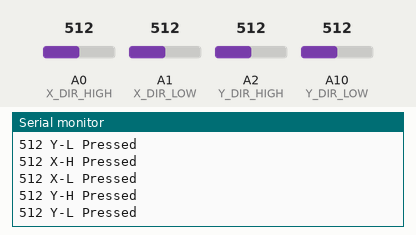
A sketch run on a simulated Arduino Mega 2560, built with avr-gcc and run on an emulated ATmega2560. On the bench: the last lines printed to the serial monitor. The test bench sets the inputs (shaded band); at power-on: A0 (X_DIR_HIGH) = 512, A1 (X_DIR_LOW) = 512, A2 (Y_DIR_HIGH) = 512, A10 (Y_DIR_LOW) = 512.

Above: at 1.3 s.
1.4 s: A0 (X_DIR_HIGH) set to 716
2.9 s: A1 (X_DIR_LOW) set to 716
At 3.36 s:
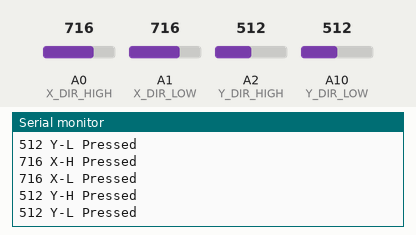
4.4 s: A2 (Y_DIR_HIGH) set to 716
At 4.87 s:
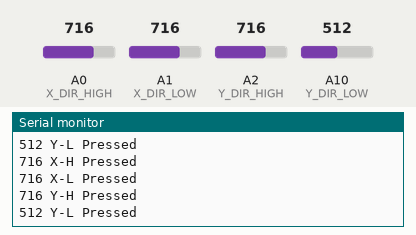
5.9 s: A10 (Y_DIR_LOW) set to 716
At 6.38 s:
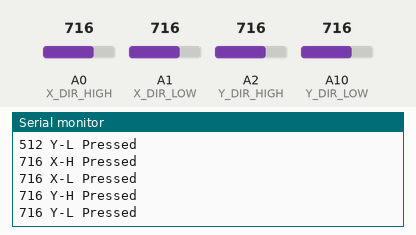
7.4 s: A0 (X_DIR_HIGH) set to 992
8.9 s: A1 (X_DIR_LOW) set to 992
At 9.4 s:
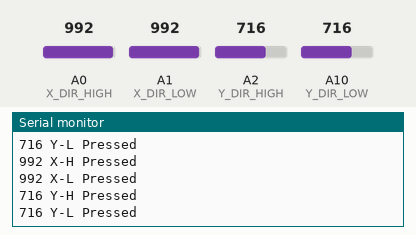
Timing chart, 0 to 11.4 s (numbered marks = the images above; inputs shaded):
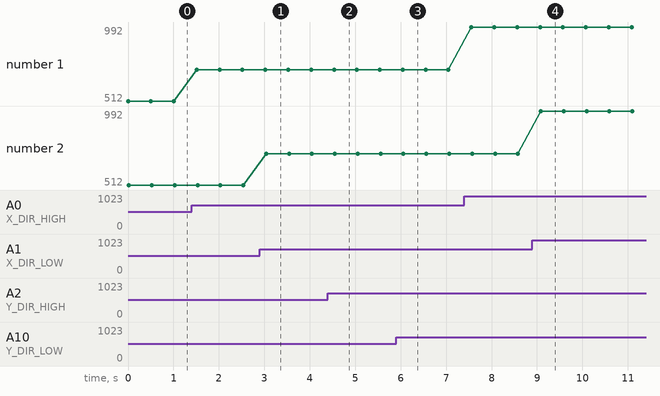

Measured:
- after the input at 2.9 s, the serial monitor: prints a new line after 0.14 s (image 1)
- after the input at 4.4 s, the serial monitor: prints a new line after 0.17 s (image 2)
- after the input at 5.9 s, the serial monitor: prints a new line after 0.20 s (image 3)
- after the input at 8.9 s, the serial monitor: prints a new line after 0.19 s (image 4)
- plotted number 1: 512 → 716 after the input at 1.4 s, 716 → 992 after the input at 7.4 s

The sketch:

LipSyncDebug.ino
```cpp
/*
 * LipSync Direction Button Test Program
 * Siyan Zhang
 */

#define X_DIR_HIGH A0                             // X Direction High (Cartesian positive x : right) - analog input pin A0
#define X_DIR_LOW A1                              // X Direction Low (Cartesian negative x : left) - digital output pin A1
#define Y_DIR_HIGH A2                             // Y Direction High (Cartesian positive y : up) - analog input pin A2
#define Y_DIR_LOW A10                             // Y Direction Low (Cartesian negative y : down) - analog input pin A10

int xh, yh, xl, yl;                               // xh: x-high, yh: y-high, xl: x-low, yl: y-low

void setup() {
  Serial.begin(9600);
  pinMode(X_DIR_HIGH, INPUT);                     // redefine the pins when all has been finalized
  pinMode(X_DIR_LOW, INPUT);                      // ditto above
  pinMode(Y_DIR_HIGH, INPUT);                     // ditto above
  pinMode(Y_DIR_LOW, INPUT);                      // ditto above

  pinMode(2, INPUT_PULLUP);
  pinMode(3, INPUT_PULLUP);
  pinMode(9, INPUT_PULLUP);
  pinMode(11, INPUT_PULLUP);
  pinMode(13, INPUT_PULLUP);

}

void loop() {
  xh = analogRead(X_DIR_HIGH);
  xl = analogRead(X_DIR_LOW);
  yh = analogRead(Y_DIR_HIGH);
  yl = analogRead(Y_DIR_LOW);

  if (xh > 0) {
  Serial.print(xh);
  Serial.println(" X-H Pressed");
  }

  if (xl > 0) {
  Serial.print(xl);
  Serial.println(" X-L Pressed");
  }

  if (yh > 0) {
  Serial.print(yh);
  Serial.println(" Y-H Pressed");
  }

  if (yl > 0) {
  Serial.print(yl);
  Serial.println(" Y-L Pressed");
  }
  delay(500);
}
```
